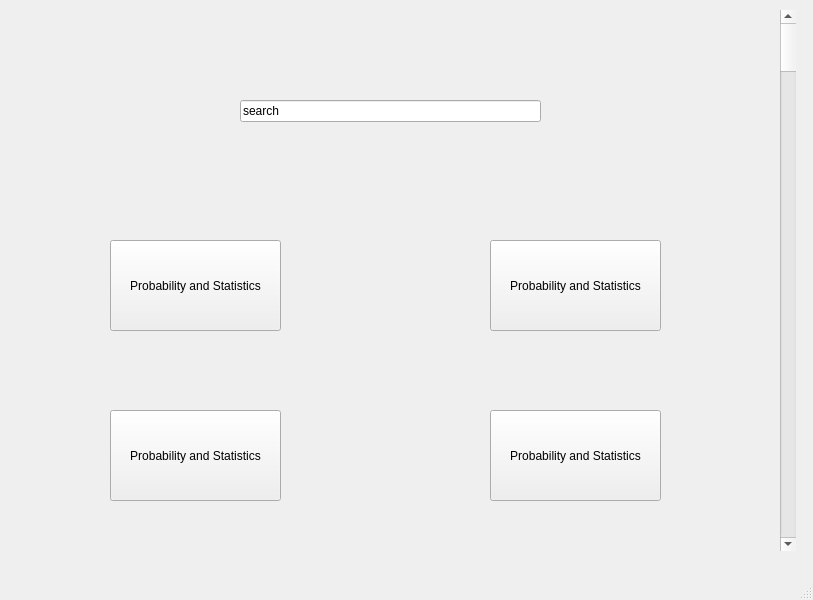
<?xml version="1.0" encoding="UTF-8"?>
<ui version="4.0">
 <class>MainWindow</class>
 <widget class="QMainWindow" name="MainWindow">
  <property name="geometry">
   <rect>
    <x>0</x>
    <y>0</y>
    <width>813</width>
    <height>600</height>
   </rect>
  </property>
  <property name="windowTitle">
   <string>MainWindow</string>
  </property>
  <widget class="QWidget" name="centralwidget">
   <widget class="QPushButton" name="pushButton">
    <property name="geometry">
     <rect>
      <x>110</x>
      <y>240</y>
      <width>171</width>
      <height>91</height>
     </rect>
    </property>
    <property name="text">
     <string>Probability and Statistics</string>
    </property>
    <property name="checkable">
     <bool>false</bool>
    </property>
   </widget>
   <widget class="QPushButton" name="pushButton_2">
    <property name="geometry">
     <rect>
      <x>490</x>
      <y>240</y>
      <width>171</width>
      <height>91</height>
     </rect>
    </property>
    <property name="text">
     <string>Probability and Statistics</string>
    </property>
    <property name="checkable">
     <bool>false</bool>
    </property>
   </widget>
   <widget class="QPushButton" name="pushButton_3">
    <property name="geometry">
     <rect>
      <x>110</x>
      <y>410</y>
      <width>171</width>
      <height>91</height>
     </rect>
    </property>
    <property name="text">
     <string>Probability and Statistics</string>
    </property>
    <property name="checkable">
     <bool>false</bool>
    </property>
   </widget>
   <widget class="QPushButton" name="pushButton_4">
    <property name="geometry">
     <rect>
      <x>490</x>
      <y>410</y>
      <width>171</width>
      <height>91</height>
     </rect>
    </property>
    <property name="text">
     <string>Probability and Statistics</string>
    </property>
    <property name="checkable">
     <bool>false</bool>
    </property>
   </widget>
   <widget class="QLineEdit" name="lineEdit">
    <property name="geometry">
     <rect>
      <x>240</x>
      <y>100</y>
      <width>301</width>
      <height>22</height>
     </rect>
    </property>
    <property name="text">
     <string>search</string>
    </property>
   </widget>
   <widget class="QScrollBar" name="verticalScrollBar">
    <property name="geometry">
     <rect>
      <x>780</x>
      <y>10</y>
      <width>16</width>
      <height>541</height>
     </rect>
    </property>
    <property name="orientation">
     <enum>Qt::Vertical</enum>
    </property>
   </widget>
  </widget>
  <widget class="QMenuBar" name="menubar">
   <property name="geometry">
    <rect>
     <x>0</x>
     <y>0</y>
     <width>813</width>
     <height>26</height>
    </rect>
   </property>
  </widget>
  <widget class="QStatusBar" name="statusbar"/>
 </widget>
 <resources/>
 <connections/>
</ui>
